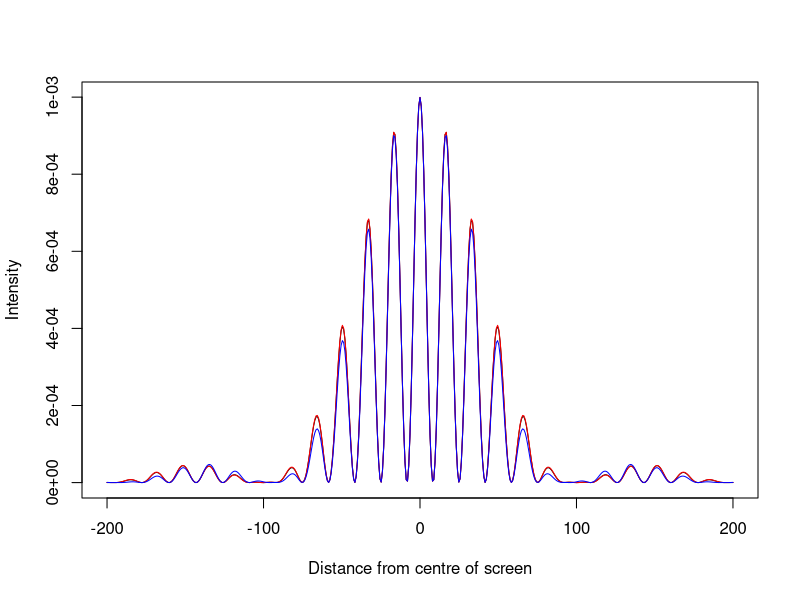

Generate this figure with R:
# Simon Toogood
# Task 5 Part 2

# ---- Constant definitions ---- #

L <- 1000          # Distance (from apertures) to screen
a <- 0.5           # Size of each aperture
d <- 3             # Separation of the slits
lambda <- 0.05     # Wavelength of light
k <- 2*pi / lambda # Wavenumber
I.0 <- 1           # Initial wave intensity
n.source <- 400    # Initial number of sources
m.source <- 1600   # Very high number of sources - good approximation
q.source <- 40     # Low number of sources - poorer approximation


# ---- Function definitions ---- #

compute.wave <- function(x.0, y.0, x.1, y.1, k, amp.0=1) {
  # Given a single source of waves at point (x.0, y.0), compute the phase
  # shift and amplitude of the wave arriving at point (x.1, y.1).
  dx <- x.1 - x.0               # x distance travelled
  dy <- y.1 - y.0               # y distance travelled
  dist <- sqrt( dx^2 + dy^2 )   # Total path length
  amp <- amp.0 * dist^(-1/2)    # Amplitude decay with path length
  phase <- (k * dist) %% (2*pi) # Phase change over path length modulo 2pi
  # Put amplitude and phase into a phasor and output this.
  phasor <- complex(modulus=amp, argument=phase)
  return(phasor)
}

interfere <- function(y.screen, y.source, L, k) {
  n.source <- length(y.source) # Number of sources in total
  n.screen <- length(y.screen) # Number of screen pixels
  # Spread the amplitude over the individual sources
  amp.0 <- sqrt(I.0) / n.source
  
  # Array to store combined phasor (amplitude, phase) at each screen pixel
  phasor <- complex(length.out = n.screen)
  
  # Loop over each source inside the aperture
  for (i in 1:n.source) {
    # Combine a phase and an amplitude into a phasor
    phasor.i <- compute.wave(x.0=0, y.0=y.source[i], x.1=L, y.1=y.screen, k, amp.0)
    # Combine phasors for each source i
    phasor <- phasor + phasor.i
  }
  return(phasor) # Output the summed phasor array
}

generate.sources = function(from, to, N) {
  # Generate a list of wave source y-coordinates from 'from' to 'to' and -'from' to -'to'
  y.source.1 <- seq(-from, -to, length.out=N/2)
  y.source.2 <- seq( from,  to, length.out=N/2)
  return(c(y.source.1, y.source.2))
}


# ---- Main Program ----- #

# Define distance along the screen, from -y.max to +y.max
y.max <- 200       # Size of the screen
screen.size <- 501 # Sets the number of pixels on the screen
screen <- seq(-y.max, y.max, length.out=screen.size)

# Create a list of wave sources for each number of sources
slit.min = d/2 - a/2
slit.max = d/2 + a/2
y.n = generate.sources(slit.min, slit.max, n.source)
y.m = generate.sources(slit.min, slit.max, m.source)
y.q = generate.sources(slit.min, slit.max, q.source)

# Compute interference for each number of sources
phasors.n <- interfere(screen, y.n, L, k)
phasors.m <- interfere(screen, y.m, L, k)
phasors.q <- interfere(screen, y.q, L, k)

# Calculate the intensity on the screen
int.n <- Mod(phasors.n)^2
int.m <- Mod(phasors.m)^2
int.q <- Mod(phasors.q)^2

# Plot each intenisty curve
plot(screen, int.n, type="l", xlab="Distance from centre of screen", ylab="Intensity")
lines(screen, int.m, col="red")
lines(screen, int.q, col="blue")
